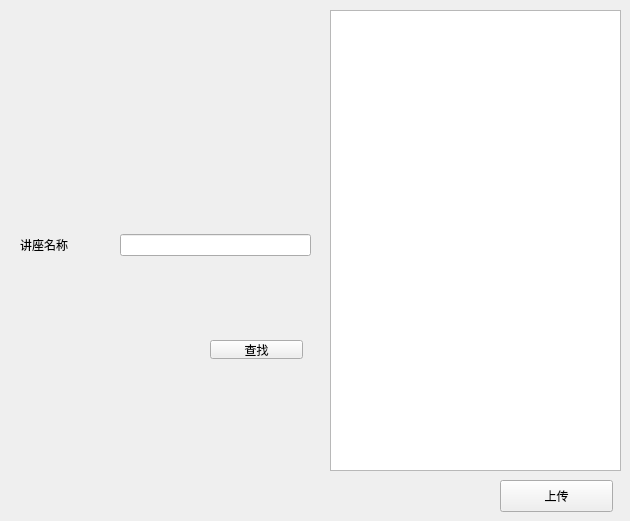
      <widget class="QWidget" name="upload_tab_2">
       <attribute name="title">
        <string>上传数据</string>
       </attribute>
       <widget class="QPushButton" name="spkUpload_buttn">
        <property name="geometry">
         <rect>
          <x>500</x>
          <y>480</y>
          <width>113</width>
          <height>32</height>
         </rect>
        </property>
        <property name="text">
         <string>上传</string>
        </property>
       </widget>
       <widget class="QWidget" name="gridLayoutWidget_3">
        <property name="geometry">
         <rect>
          <x>20</x>
          <y>160</y>
          <width>291</width>
          <height>171</height>
         </rect>
        </property>
        <layout class="QGridLayout" name="gridLayout_3">
         <property name="horizontalSpacing">
          <number>5</number>
         </property>
         <property name="verticalSpacing">
          <number>10</number>
         </property>
         <item row="0" column="0">
          <widget class="QLabel" name="spkspeechName_label">
           <property name="text">
            <string>讲座名称</string>
           </property>
          </widget>
         </item>
         <item row="0" column="1" colspan="2">
          <widget class="QLineEdit" name="spkspeech_lineEdit"/>
         </item>
        </layout>
       </widget>
       <widget class="QPushButton" name="spkFind_buttn">
        <property name="geometry">
         <rect>
          <x>210</x>
          <y>340</y>
          <width>93</width>
          <height>19</height>
         </rect>
        </property>
        <property name="text">
         <string>查找</string>
        </property>
       </widget>
       <widget class="QWidget" name="verticalLayoutWidget_9">
        <property name="geometry">
         <rect>
          <x>330</x>
          <y>10</y>
          <width>291</width>
          <height>461</height>
         </rect>
        </property>
        <layout class="QVBoxLayout" name="verticalLayout_7">
         <item>
          <widget class="QTableView" name="spk_tableView"/>
         </item>
        </layout>
       </widget>
      </widget>
